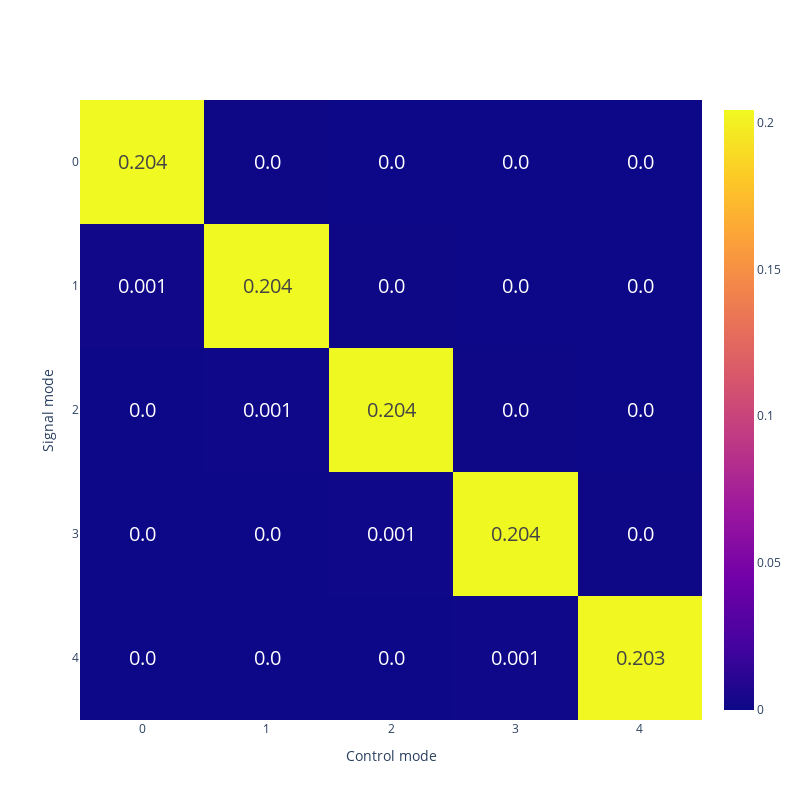

Notebook code cell kept with this figure:
### Code cell
number_of_modes = 5
C = 0.48
Alist, effs, Schmidt, ratio = mode_matrix(number_of_modes, C)

print(Alist)

plot_matrix([C], [effs],filename = 'Plots/ModeSelectivity_5Modes_C0p48.pdf')


# plot_linear([C], [Schmidt], "Schmidt number")

# plot_linear([C], [ratio], "Ratio")

### Figure 1 — Plotly figure (JSON) as saved in the notebook; plotly's stock layout.template omitted (floating-point values rounded to 4 significant figures)
{"data": [{"name": "C = 0.48", "text": [["0.0", "0.0", "0.0", "0.001", "0.203"], ["0.0", "0.0", "0.001", "0.204", "0.0"], ["0.0", "0.001", "0.204", "0.0", "0.0"], ["0.001", "0.204", "0.0", "0.0", "0.0"], ["0.204", "0.0", "0.0", "0.0", "0.0"]], "textfont": {"size": 20}, "texttemplate": "%{text}", "type": "heatmap", "visible": true, "x": [0, 1, 2, 3, 4], "y": [4, 3, 2, 1, 0], "z": [[2.836e-07, 7.212e-07, 1.02e-06, 0.000752, 0.2034], [4.733e-05, 1.14e-06, 0.0007993, 0.2036, 0.0004484], [1.044e-06, 0.0008886, 0.2038, 0.0004208, 1.86e-07], [0.001139, 0.204, 0.0003754, 1.297e-07, 4.505e-07], [0.2042, 0.0002849, 7.292e-08, 1.909e-07, 2.725e-10]]}], "layout": {"height": 800, "legend": {"title": {"text": "Storage efficiency"}}, "sliders": [{"active": 0, "pad": {"t": 50}, "steps": [{"args": [{"visible": [true]}], "label": "C = 0.48", "method": "update"}]}], "width": 800, "xaxis": {"tickformat": "%d", "tickmode": "array", "ticktext": [0, 1, 2, 3, 4], "tickvals": [0, 1, 2, 3, 4], "title": {"text": "Control mode"}}, "yaxis": {"autorange": "reversed", "tickformat": "%d", "tickmode": "array", "ticktext": [4, 3, 2, 1, 0], "tickvals": [4, 3, 2, 1, 0], "title": {"text": "Signal mode"}}}}
